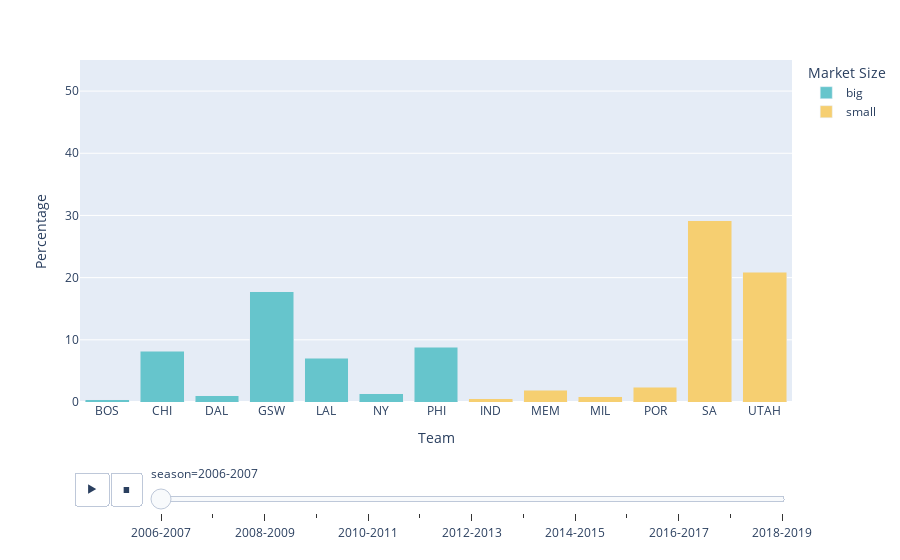

Notebook source saved alongside this figure:
### Code cell
# Create a bar plot displaying the percentage of views for each team as a fraction of the total views for that season
# and color the bars by market size
fig = px.bar(
    views_per_team,
    x="team",
    y=views_per_team.subset_percentage * 100,
    color="market_size",
    barmode="stack",
    color_discrete_sequence=px.colors.qualitative.Pastel,
    animation_frame="season",
    animation_group="team",
    custom_data=["Views"],
)

fig.update_layout(
    #title="Distribution of views inside our subset by team",
    xaxis_title="Team",
    yaxis_title="Percentage",
    legend_title="Market Size",
    title_x=0.5,
    yaxis_range=[0, 55],
)

# Add hover labels for team names
fig.update_traces(
    hovertemplate="<b>Number of views: %{customdata[0]}</b>")
fig.update_layout(
    hoverlabel=dict(
        bgcolor="white",
        font_size=12,
        font_family="Ubuntu",
    )
)

py.plot(fig, filename="distribution_of_views_animation", auto_open=False)
fig

### Figure 1 — Plotly figure (JSON) as saved in the notebook; plotly's stock layout.template omitted (floating-point values rounded to 4 significant figures)
{"data": [{"alignmentgroup": "True", "customdata": [[123284], [1261066], [180127], [2954534], [1952175], [354843], [1931737]], "hovertemplate": "<b>Number of views: %{customdata[0]}</b>", "ids": ["BOS", "CHI", "DAL", "GSW", "LAL", "NY", "PHI"], "legendgroup": "big", "marker": {"color": "rgb(102, 197, 204)", "pattern": {"shape": ""}}, "name": "big", "offsetgroup": "big", "orientation": "v", "showlegend": true, "textposition": "auto", "type": "bar", "x": ["BOS", "CHI", "DAL", "GSW", "LAL", "NY", "PHI"], "xaxis": "x", "y": [0.3725, 8.13, 1.026, 17.74, 7.044, 1.347, 8.77], "yaxis": "y"}, {"alignmentgroup": "True", "customdata": [[120339], [287750], [134983], [448935], [4877304], [3274972]], "hovertemplate": "<b>Number of views: %{customdata[0]}</b>", "ids": ["IND", "MEM", "MIL", "POR", "SA", "UTAH"], "legendgroup": "small", "marker": {"color": "rgb(246, 207, 113)", "pattern": {"shape": ""}}, "name": "small", "offsetgroup": "small", "orientation": "v", "showlegend": true, "textposition": "auto", "type": "bar", "x": ["IND", "MEM", "MIL", "POR", "SA", "UTAH"], "xaxis": "x", "y": [0.5202, 1.872, 0.8092, 2.367, 29.17, 20.83], "yaxis": "y"}], "layout": {"barmode": "stack", "hoverlabel": {"bgcolor": "white", "font": {"family": "Ubuntu", "size": 12}}, "legend": {"title": {"text": "Market Size"}, "tracegroupgap": 0}, "margin": {"t": 60}, "sliders": [{"active": 0, "currentvalue": {"prefix": "season="}, "len": 0.9, "pad": {"b": 10, "t": 60}, "steps": [{"args": [["2006-2007"], {"frame": {"duration": 0, "redraw": true}, "fromcurrent": true, "mode": "immediate", "transition": {"duration": 0, "easing": "linear"}}], "label": "2006-2007", "method": "animate"}, {"args": [["2007-2008"], {"frame": {"duration": 0, "redraw": true}, "fromcurrent": true, "mode": "immediate", "transition": {"duration": 0, "easing": "linear"}}], "label": "2007-2008", "method": "animate"}, {"args": [["2008-2009"], {"frame": {"duration": 0, "redraw": true}, "fromcurrent": true, "mode": "immediate", "transition": {"duration": 0, "easing": "linear"}}], "label": "2008-2009", "method": "animate"}, {"args": [["2009-2010"], {"frame": {"duration": 0, "redraw": true}, "fromcurrent": true, "mode": "immediate", "transition": {"duration": 0, "easing": "linear"}}], "label": "2009-2010", "method": "animate"}, {"args": [["2010-2011"], {"frame": {"duration": 0, "redraw": true}, "fromcurrent": true, "mode": "immediate", "transition": {"duration": 0, "easing": "linear"}}], "label": "2010-2011", "method": "animate"}, {"args": [["2011-2012"], {"frame": {"duration": 0, "redraw": true}, "fromcurrent": true, "mode": "immediate", "transition": {"duration": 0, "easing": "linear"}}], "label": "2011-2012", "method": "animate"}, {"args": [["2012-2013"], {"frame": {"duration": 0, "redraw": true}, "fromcurrent": true, "mode": "immediate", "transition": {"duration": 0, "easing": "linear"}}], "label": "2012-2013", "method": "animate"}, {"args": [["2013-2014"], {"frame": {"duration": 0, "redraw": true}, "fromcurrent": true, "mode": "immediate", "transition": {"duration": 0, "easing": "linear"}}], "label": "2013-2014", "method": "animate"}, {"args": [["2014-2015"], {"frame": {"duration": 0, "redraw": true}, "fromcurrent": true, "mode": "immediate", "transition": {"duration": 0, "easing": "linear"}}], "label": "2014-2015", "method": "animate"}, {"args": [["2015-2016"], {"frame": {"duration": 0, "redraw": true}, "fromcurrent": true, "mode": "immediate", "transition": {"duration": 0, "easing": "linear"}}], "label": "2015-2016", "method": "animate"}, {"args": [["2016-2017"], {"frame": {"duration": 0, "redraw": true}, "fromcurrent": true, "mode": "immediate", "transition": {"duration": 0, "easing": "linear"}}], "label": "2016-2017", "method": "animate"}, {"args": [["2017-2018"], {"frame": {"duration": 0, "redraw": true}, "fromcurrent": true, "mode": "immediate", "transition": {"duration": 0, "easing": "linear"}}], "label": "2017-2018", "method": "animate"}, {"args": [["2018-2019"], {"frame": {"duration": 0, "redraw": true}, "fromcurrent": true, "mode": "immediate", "transition": {"duration": 0, "easing": "linear"}}], "label": "2018-2019", "method": "animate"}], "x": 0.1, "xanchor": "left", "y": 0, "yanchor": "top"}], "title": {"x": 0.5}, "updatemenus": [{"buttons": [{"args": [null, {"frame": {"duration": 500, "redraw": true}, "fromcurrent": true, "mode": "immediate", "transition": {"duration": 500, "easing": "linear"}}], "label": "&#9654;", "method": "animate"}, {"args": [[null], {"frame": {"duration": 0, "redraw": true}, "fromcurrent": true, "mode": "immediate", "transition": {"duration": 0, "easing": "linear"}}], "label": "&#9724;", "method": "animate"}], "direction": "left", "pad": {"r": 10, "t": 70}, "showactive": false, "type": "buttons", "x": 0.1, "xanchor": "right", "y": 0, "yanchor": "top"}], "xaxis": {"anchor": "y", "domain": [0, 1], "title": {"text": "Team"}}, "yaxis": {"anchor": "x", "domain": [0, 1], "range": [0, 55], "title": {"text": "Percentage"}}}}
